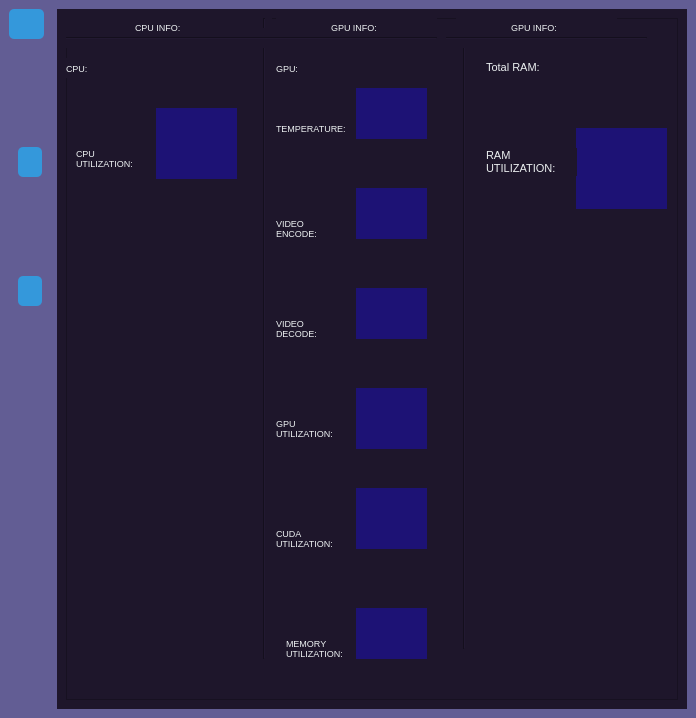
<?xml version='1.0' encoding='utf-8'?>
<ui version="4.0">
 <class>MainWindow</class>
 <widget class="QMainWindow" name="MainWindow">
  <property name="geometry">
   <rect>
    <x>0</x>
    <y>0</y>
    <width>696</width>
    <height>718</height>
   </rect>
  </property>
  <property name="windowTitle">
   <string>MainWindow</string>
  </property>
  <property name="styleSheet">
   <string notr="true">

/* Central Widget */
QWidget#centralwidget {
    background-color: #625d94;
}

/* Labels */
QLabel {
    color: #ECF0F1;
}

/* Progress Bars */
QProgressBar {
    background-color: #34495E;
    color: #ECF0F1;
    border: none;
    border-radius: 5px;
    text-align: center;
}

QProgressBar::chunk {
    background-color: #3498DB;
    border-radius: 5px;
}

/* Buttons */
QPushButton {
    background-color: #3498DB;
    color: #ECF0F1;
    border: none;
    border-radius: 5px;
    padding: 8px 16px;
}

QPushButton:hover {
    background-color: #2980B9;
}

QPushButton:pressed {
    background-color: #1B4F72;
}

/* Group Boxes */
QGroupBox {
    background-color: #34495E;
    border: none;
    border-radius: 5px;
    padding: 10px;
}

QGroupBox::title {
    subcontrol-origin: margin;
    subcontrol-position: top center;
    padding: 0 3px;
    color: #ECF0F1;
}

/* Round Progress Bar */
RoundProgressBar {
    background-color: #34495E;
    color: #ECF0F1;
    border-radius: 50%;
}

RoundProgressBar[barStyle="2"] {
    background-color: transparent;
}

RoundProgressBar[barStyle="2"]::chunk {
    border-radius: 50%;
    background-color: #3498DB;
}</string>
  </property>
  <widget class="QWidget" name="centralwidget">
   <layout class="QGridLayout" name="gridLayout">
    <item row="1" column="1" rowspan="2">
     <widget class="QCustomQStackedWidget" name="myStackedWidget">
      <property name="sizePolicy">
       <sizepolicy hsizetype="Minimum" vsizetype="Minimum">
        <horstretch>0</horstretch>
        <verstretch>0</verstretch>
       </sizepolicy>
      </property>
      <property name="styleSheet">
       <string notr="true">
QWidget {
    background-color: #1e162b;
}
</string>
      </property>
      <widget class="QWidget" name="page">
       <layout class="QGridLayout" name="gridLayout_3">
        <item row="0" column="0">
         <widget class="QFrame" name="frame">
          <property name="styleSheet">
           <string notr="true">/* Central Widget */
QWidget {
    background-color: #1e162b;
}
</string>
          </property>
          <property name="frameShape">
           <enum>QFrame::StyledPanel</enum>
          </property>
          <property name="frameShadow">
           <enum>QFrame::Raised</enum>
          </property>
          <widget class="QLabel" name="label_CPU">
           <property name="geometry">
            <rect>
             <x>0</x>
             <y>40</y>
             <width>191</width>
             <height>20</height>
            </rect>
           </property>
           <property name="minimumSize">
            <size>
             <width>0</width>
             <height>19</height>
            </size>
           </property>
           <property name="maximumSize">
            <size>
             <width>16777215</width>
             <height>20</height>
            </size>
           </property>
           <property name="font">
            <font>
             <pointsize>7</pointsize>
            </font>
           </property>
           <property name="text">
            <string>CPU:</string>
           </property>
           <property name="margin">
            <number>0</number>
           </property>
           <property name="indent">
            <number>0</number>
           </property>
          </widget>
          <widget class="roundProgressBar" name="widget_cpu" native="true">
           <property name="geometry">
            <rect>
             <x>90</x>
             <y>90</y>
             <width>81</width>
             <height>71</height>
            </rect>
           </property>
           <property name="maximumSize">
            <size>
             <width>200</width>
             <height>200</height>
            </size>
           </property>
           <property name="styleSheet">
            <string notr="true">/* Central Widget */
QWidget {
    background-color: #1d1275;
}
</string>
           </property>
          </widget>
          <widget class="roundProgressBar" name="widget_ram" native="true">
           <property name="geometry">
            <rect>
             <x>510</x>
             <y>110</y>
             <width>91</width>
             <height>81</height>
            </rect>
           </property>
           <property name="maximumSize">
            <size>
             <width>118</width>
             <height>100</height>
            </size>
           </property>
           <property name="styleSheet">
            <string notr="true">/* Central Widget */
QWidget {
    background-color: #1d1275;
}
</string>
           </property>
          </widget>
          <widget class="QLabel" name="label_RAM">
           <property name="geometry">
            <rect>
             <x>420</x>
             <y>40</y>
             <width>91</width>
             <height>19</height>
            </rect>
           </property>
           <property name="sizePolicy">
            <sizepolicy hsizetype="Minimum" vsizetype="Minimum">
             <horstretch>0</horstretch>
             <verstretch>0</verstretch>
            </sizepolicy>
           </property>
           <property name="minimumSize">
            <size>
             <width>0</width>
             <height>19</height>
            </size>
           </property>
           <property name="maximumSize">
            <size>
             <width>16777215</width>
             <height>18</height>
            </size>
           </property>
           <property name="font">
            <font>
             <pointsize>8</pointsize>
            </font>
           </property>
           <property name="text">
            <string>Total RAM:</string>
           </property>
           <property name="margin">
            <number>0</number>
           </property>
           <property name="indent">
            <number>0</number>
           </property>
          </widget>
          <widget class="Line" name="line">
           <property name="geometry">
            <rect>
             <x>190</x>
             <y>0</y>
             <width>16</width>
             <height>641</height>
            </rect>
           </property>
           <property name="orientation">
            <enum>Qt::Vertical</enum>
           </property>
          </widget>
          <widget class="Line" name="line_2">
           <property name="geometry">
            <rect>
             <x>390</x>
             <y>0</y>
             <width>16</width>
             <height>631</height>
            </rect>
           </property>
           <property name="orientation">
            <enum>Qt::Vertical</enum>
           </property>
          </widget>
          <widget class="QLabel" name="label_GPU">
           <property name="geometry">
            <rect>
             <x>210</x>
             <y>40</y>
             <width>161</width>
             <height>20</height>
            </rect>
           </property>
           <property name="sizePolicy">
            <sizepolicy hsizetype="Minimum" vsizetype="Minimum">
             <horstretch>0</horstretch>
             <verstretch>0</verstretch>
            </sizepolicy>
           </property>
           <property name="minimumSize">
            <size>
             <width>0</width>
             <height>19</height>
            </size>
           </property>
           <property name="maximumSize">
            <size>
             <width>16777215</width>
             <height>20</height>
            </size>
           </property>
           <property name="font">
            <font>
             <pointsize>7</pointsize>
            </font>
           </property>
           <property name="text">
            <string>GPU:</string>
           </property>
           <property name="margin">
            <number>0</number>
           </property>
           <property name="indent">
            <number>0</number>
           </property>
          </widget>
          <widget class="roundProgressBar" name="widget_gpu" native="true">
           <property name="geometry">
            <rect>
             <x>290</x>
             <y>370</y>
             <width>71</width>
             <height>61</height>
            </rect>
           </property>
           <property name="maximumSize">
            <size>
             <width>200</width>
             <height>200</height>
            </size>
           </property>
           <property name="styleSheet">
            <string notr="true">/* Central Widget */
QWidget {
    background-color: #1d1275;
}
</string>
           </property>
          </widget>
          <widget class="QLabel" name="label_CPU_2">
           <property name="geometry">
            <rect>
             <x>0</x>
             <y>0</y>
             <width>191</width>
             <height>19</height>
            </rect>
           </property>
           <property name="minimumSize">
            <size>
             <width>0</width>
             <height>19</height>
            </size>
           </property>
           <property name="maximumSize">
            <size>
             <width>16777215</width>
             <height>20</height>
            </size>
           </property>
           <property name="font">
            <font>
             <pointsize>7</pointsize>
            </font>
           </property>
           <property name="text">
            <string>CPU INFO:</string>
           </property>
           <property name="margin">
            <number>0</number>
           </property>
           <property name="indent">
            <number>69</number>
           </property>
          </widget>
          <widget class="QLabel" name="label_CPU_4">
           <property name="geometry">
            <rect>
             <x>210</x>
             <y>0</y>
             <width>161</width>
             <height>19</height>
            </rect>
           </property>
           <property name="sizePolicy">
            <sizepolicy hsizetype="Minimum" vsizetype="Minimum">
             <horstretch>0</horstretch>
             <verstretch>0</verstretch>
            </sizepolicy>
           </property>
           <property name="minimumSize">
            <size>
             <width>0</width>
             <height>19</height>
            </size>
           </property>
           <property name="maximumSize">
            <size>
             <width>16777215</width>
             <height>20</height>
            </size>
           </property>
           <property name="font">
            <font>
             <pointsize>7</pointsize>
            </font>
           </property>
           <property name="text">
            <string>GPU INFO:</string>
           </property>
           <property name="margin">
            <number>0</number>
           </property>
           <property name="indent">
            <number>55</number>
           </property>
          </widget>
          <widget class="QLabel" name="label_GPU_2">
           <property name="geometry">
            <rect>
             <x>210</x>
             <y>400</y>
             <width>71</width>
             <height>20</height>
            </rect>
           </property>
           <property name="sizePolicy">
            <sizepolicy hsizetype="Minimum" vsizetype="Minimum">
             <horstretch>0</horstretch>
             <verstretch>0</verstretch>
            </sizepolicy>
           </property>
           <property name="minimumSize">
            <size>
             <width>0</width>
             <height>19</height>
            </size>
           </property>
           <property name="maximumSize">
            <size>
             <width>16777215</width>
             <height>20</height>
            </size>
           </property>
           <property name="font">
            <font>
             <pointsize>7</pointsize>
            </font>
           </property>
           <property name="text">
            <string>GPU UTILIZATION:</string>
           </property>
           <property name="scaledContents">
            <bool>true</bool>
           </property>
           <property name="wordWrap">
            <bool>true</bool>
           </property>
           <property name="margin">
            <number>0</number>
           </property>
           <property name="indent">
            <number>0</number>
           </property>
          </widget>
          <widget class="QLabel" name="label_GPU_3">
           <property name="geometry">
            <rect>
             <x>210</x>
             <y>510</y>
             <width>72</width>
             <height>20</height>
            </rect>
           </property>
           <property name="sizePolicy">
            <sizepolicy hsizetype="Minimum" vsizetype="Minimum">
             <horstretch>0</horstretch>
             <verstretch>0</verstretch>
            </sizepolicy>
           </property>
           <property name="minimumSize">
            <size>
             <width>0</width>
             <height>19</height>
            </size>
           </property>
           <property name="maximumSize">
            <size>
             <width>16777215</width>
             <height>20</height>
            </size>
           </property>
           <property name="font">
            <font>
             <pointsize>7</pointsize>
            </font>
           </property>
           <property name="text">
            <string>CUDA UTILIZATION:</string>
           </property>
           <property name="wordWrap">
            <bool>true</bool>
           </property>
           <property name="margin">
            <number>0</number>
           </property>
          </widget>
          <widget class="roundProgressBar" name="widget_cuda" native="true">
           <property name="geometry">
            <rect>
             <x>290</x>
             <y>470</y>
             <width>71</width>
             <height>61</height>
            </rect>
           </property>
           <property name="maximumSize">
            <size>
             <width>200</width>
             <height>200</height>
            </size>
           </property>
           <property name="styleSheet">
            <string notr="true">/* Central Widget */
QWidget {
    background-color: #1d1275;
}
</string>
           </property>
          </widget>
          <widget class="QLabel" name="label_GPU_encode">
           <property name="geometry">
            <rect>
             <x>210</x>
             <y>300</y>
             <width>61</width>
             <height>20</height>
            </rect>
           </property>
           <property name="sizePolicy">
            <sizepolicy hsizetype="Minimum" vsizetype="Minimum">
             <horstretch>0</horstretch>
             <verstretch>0</verstretch>
            </sizepolicy>
           </property>
           <property name="minimumSize">
            <size>
             <width>0</width>
             <height>19</height>
            </size>
           </property>
           <property name="maximumSize">
            <size>
             <width>16777215</width>
             <height>20</height>
            </size>
           </property>
           <property name="font">
            <font>
             <pointsize>7</pointsize>
            </font>
           </property>
           <property name="text">
            <string>VIDEO DECODE:</string>
           </property>
           <property name="wordWrap">
            <bool>true</bool>
           </property>
           <property name="margin">
            <number>0</number>
           </property>
           <property name="indent">
            <number>0</number>
           </property>
          </widget>
          <widget class="Line" name="line_8">
           <property name="geometry">
            <rect>
             <x>-10</x>
             <y>10</y>
             <width>381</width>
             <height>20</height>
            </rect>
           </property>
           <property name="orientation">
            <enum>Qt::Horizontal</enum>
           </property>
          </widget>
          <widget class="QLabel" name="label_GPU_8">
           <property name="geometry">
            <rect>
             <x>220</x>
             <y>620</y>
             <width>72</width>
             <height>20</height>
            </rect>
           </property>
           <property name="sizePolicy">
            <sizepolicy hsizetype="Minimum" vsizetype="Minimum">
             <horstretch>0</horstretch>
             <verstretch>0</verstretch>
            </sizepolicy>
           </property>
           <property name="minimumSize">
            <size>
             <width>0</width>
             <height>19</height>
            </size>
           </property>
           <property name="maximumSize">
            <size>
             <width>16777215</width>
             <height>20</height>
            </size>
           </property>
           <property name="font">
            <font>
             <pointsize>7</pointsize>
            </font>
           </property>
           <property name="text">
            <string>MEMORY UTILIZATION:</string>
           </property>
           <property name="wordWrap">
            <bool>true</bool>
           </property>
           <property name="margin">
            <number>0</number>
           </property>
          </widget>
          <widget class="roundProgressBar" name="widget_Memory" native="true">
           <property name="geometry">
            <rect>
             <x>290</x>
             <y>590</y>
             <width>71</width>
             <height>51</height>
            </rect>
           </property>
           <property name="maximumSize">
            <size>
             <width>200</width>
             <height>200</height>
            </size>
           </property>
           <property name="styleSheet">
            <string notr="true">/* Central Widget */
QWidget {
    background-color: #1d1275;
}
</string>
           </property>
          </widget>
          <widget class="roundProgressBar" name="widget_GPU_DECODE" native="true">
           <property name="geometry">
            <rect>
             <x>290</x>
             <y>270</y>
             <width>71</width>
             <height>51</height>
            </rect>
           </property>
           <property name="maximumSize">
            <size>
             <width>200</width>
             <height>200</height>
            </size>
           </property>
           <property name="styleSheet">
            <string notr="true">/* Central Widget */
QWidget {
    background-color: #1d1275;
}
</string>
           </property>
          </widget>
          <widget class="QLabel" name="label_GPU_encode_2">
           <property name="geometry">
            <rect>
             <x>210</x>
             <y>100</y>
             <width>81</width>
             <height>20</height>
            </rect>
           </property>
           <property name="sizePolicy">
            <sizepolicy hsizetype="Minimum" vsizetype="Minimum">
             <horstretch>0</horstretch>
             <verstretch>0</verstretch>
            </sizepolicy>
           </property>
           <property name="minimumSize">
            <size>
             <width>0</width>
             <height>19</height>
            </size>
           </property>
           <property name="maximumSize">
            <size>
             <width>16777215</width>
             <height>20</height>
            </size>
           </property>
           <property name="font">
            <font>
             <pointsize>7</pointsize>
            </font>
           </property>
           <property name="text">
            <string>TEMPERATURE:</string>
           </property>
           <property name="wordWrap">
            <bool>true</bool>
           </property>
           <property name="margin">
            <number>0</number>
           </property>
           <property name="indent">
            <number>0</number>
           </property>
          </widget>
          <widget class="roundProgressBar" name="widget_gpu_temperature" native="true">
           <property name="geometry">
            <rect>
             <x>290</x>
             <y>70</y>
             <width>71</width>
             <height>51</height>
            </rect>
           </property>
           <property name="maximumSize">
            <size>
             <width>200</width>
             <height>200</height>
            </size>
           </property>
           <property name="styleSheet">
            <string notr="true">/* Central Widget */
QWidget {
    background-color: #1d1275;
}
</string>
           </property>
          </widget>
          <widget class="QLabel" name="label_GPU_encode_3">
           <property name="geometry">
            <rect>
             <x>210</x>
             <y>200</y>
             <width>61</width>
             <height>20</height>
            </rect>
           </property>
           <property name="sizePolicy">
            <sizepolicy hsizetype="Minimum" vsizetype="Minimum">
             <horstretch>0</horstretch>
             <verstretch>0</verstretch>
            </sizepolicy>
           </property>
           <property name="minimumSize">
            <size>
             <width>0</width>
             <height>19</height>
            </size>
           </property>
           <property name="maximumSize">
            <size>
             <width>16777215</width>
             <height>20</height>
            </size>
           </property>
           <property name="font">
            <font>
             <pointsize>7</pointsize>
            </font>
           </property>
           <property name="text">
            <string>VIDEO ENCODE:</string>
           </property>
           <property name="wordWrap">
            <bool>true</bool>
           </property>
           <property name="margin">
            <number>0</number>
           </property>
           <property name="indent">
            <number>0</number>
           </property>
          </widget>
          <widget class="roundProgressBar" name="widget_GPU_encode" native="true">
           <property name="geometry">
            <rect>
             <x>290</x>
             <y>170</y>
             <width>71</width>
             <height>51</height>
            </rect>
           </property>
           <property name="maximumSize">
            <size>
             <width>200</width>
             <height>200</height>
            </size>
           </property>
           <property name="styleSheet">
            <string notr="true">/* Central Widget */
QWidget {
    background-color: #1d1275;
}
</string>
           </property>
          </widget>
          <widget class="QLabel" name="label_CPU_5">
           <property name="geometry">
            <rect>
             <x>390</x>
             <y>0</y>
             <width>161</width>
             <height>19</height>
            </rect>
           </property>
           <property name="sizePolicy">
            <sizepolicy hsizetype="Minimum" vsizetype="Minimum">
             <horstretch>0</horstretch>
             <verstretch>0</verstretch>
            </sizepolicy>
           </property>
           <property name="minimumSize">
            <size>
             <width>0</width>
             <height>19</height>
            </size>
           </property>
           <property name="maximumSize">
            <size>
             <width>16777215</width>
             <height>20</height>
            </size>
           </property>
           <property name="font">
            <font>
             <pointsize>7</pointsize>
            </font>
           </property>
           <property name="text">
            <string>GPU INFO:</string>
           </property>
           <property name="margin">
            <number>0</number>
           </property>
           <property name="indent">
            <number>55</number>
           </property>
          </widget>
          <widget class="Line" name="line_9">
           <property name="geometry">
            <rect>
             <x>380</x>
             <y>10</y>
             <width>201</width>
             <height>20</height>
            </rect>
           </property>
           <property name="orientation">
            <enum>Qt::Horizontal</enum>
           </property>
          </widget>
          <widget class="QLabel" name="label_CPU_6">
           <property name="geometry">
            <rect>
             <x>10</x>
             <y>130</y>
             <width>71</width>
             <height>20</height>
            </rect>
           </property>
           <property name="sizePolicy">
            <sizepolicy hsizetype="Minimum" vsizetype="Preferred">
             <horstretch>0</horstretch>
             <verstretch>0</verstretch>
            </sizepolicy>
           </property>
           <property name="minimumSize">
            <size>
             <width>0</width>
             <height>19</height>
            </size>
           </property>
           <property name="maximumSize">
            <size>
             <width>16777215</width>
             <height>20</height>
            </size>
           </property>
           <property name="font">
            <font>
             <pointsize>7</pointsize>
            </font>
           </property>
           <property name="text">
            <string>CPU UTILIZATION:</string>
           </property>
           <property name="wordWrap">
            <bool>true</bool>
           </property>
           <property name="margin">
            <number>0</number>
           </property>
           <property name="indent">
            <number>0</number>
           </property>
          </widget>
          <widget class="QLabel" name="label_RAM_2">
           <property name="geometry">
            <rect>
             <x>420</x>
             <y>130</y>
             <width>91</width>
             <height>28</height>
            </rect>
           </property>
           <property name="sizePolicy">
            <sizepolicy hsizetype="Minimum" vsizetype="Minimum">
             <horstretch>0</horstretch>
             <verstretch>0</verstretch>
            </sizepolicy>
           </property>
           <property name="minimumSize">
            <size>
             <width>0</width>
             <height>28</height>
            </size>
           </property>
           <property name="maximumSize">
            <size>
             <width>16777215</width>
             <height>27</height>
            </size>
           </property>
           <property name="font">
            <font>
             <pointsize>8</pointsize>
            </font>
           </property>
           <property name="text">
            <string>RAM UTILIZATION:</string>
           </property>
           <property name="wordWrap">
            <bool>true</bool>
           </property>
           <property name="margin">
            <number>0</number>
           </property>
           <property name="indent">
            <number>0</number>
           </property>
          </widget>
          <zorder>label_CPU</zorder>
          <zorder>widget_cpu</zorder>
          <zorder>widget_ram</zorder>
          <zorder>label_RAM</zorder>
          <zorder>line</zorder>
          <zorder>line_2</zorder>
          <zorder>label_GPU</zorder>
          <zorder>widget_gpu</zorder>
          <zorder>label_GPU_2</zorder>
          <zorder>label_GPU_3</zorder>
          <zorder>widget_cuda</zorder>
          <zorder>label_GPU_encode</zorder>
          <zorder>label_GPU_8</zorder>
          <zorder>widget_Memory</zorder>
          <zorder>widget_GPU_DECODE</zorder>
          <zorder>label_GPU_encode_2</zorder>
          <zorder>widget_gpu_temperature</zorder>
          <zorder>label_GPU_encode_3</zorder>
          <zorder>widget_GPU_encode</zorder>
          <zorder>line_9</zorder>
          <zorder>label_CPU_5</zorder>
          <zorder>line_8</zorder>
          <zorder>label_CPU_2</zorder>
          <zorder>label_CPU_6</zorder>
          <zorder>label_RAM_2</zorder>
          <zorder>label_CPU_4</zorder>
         </widget>
        </item>
       </layout>
      </widget>
      <widget class="QWidget" name="page_2" />
     </widget>
    </item>
    <item row="2" column="0">
     <widget class="QCustomSlideMenu" name="menu_widget" native="true">
      <property name="sizePolicy">
       <sizepolicy hsizetype="Minimum" vsizetype="Minimum">
        <horstretch>0</horstretch>
        <verstretch>0</verstretch>
       </sizepolicy>
      </property>
      <property name="minimumSize">
       <size>
        <width>42</width>
        <height>0</height>
       </size>
      </property>
      <property name="maximumSize">
       <size>
        <width>42</width>
        <height>16777215</height>
       </size>
      </property>
      <layout class="QVBoxLayout" name="verticalLayout">
       <item>
        <widget class="QPushButton" name="page1ss">
         <property name="sizePolicy">
          <sizepolicy hsizetype="Minimum" vsizetype="Maximum">
           <horstretch>0</horstretch>
           <verstretch>0</verstretch>
          </sizepolicy>
         </property>
         <property name="text">
          <string />
         </property>
         <property name="icon">
          <iconset resource="../Qss/icons/_icons.qrc">
           <normaloff>:/feather/icons/feather/monitor.png</normaloff>:/feather/icons/feather/monitor.png</iconset>
         </property>
        </widget>
       </item>
       <item>
        <widget class="QPushButton" name="page2ssss">
         <property name="sizePolicy">
          <sizepolicy hsizetype="Minimum" vsizetype="Maximum">
           <horstretch>0</horstretch>
           <verstretch>0</verstretch>
          </sizepolicy>
         </property>
         <property name="text">
          <string />
         </property>
         <property name="icon">
          <iconset resource="../Qss/icons/_icons.qrc">
           <normaloff>:/material_design/icons/material_design/network_check.png</normaloff>:/material_design/icons/material_design/network_check.png</iconset>
         </property>
        </widget>
       </item>
       <item>
        <spacer name="verticalSpacer">
         <property name="orientation">
          <enum>Qt::Vertical</enum>
         </property>
         <property name="sizeType">
          <enum>QSizePolicy::Maximum</enum>
         </property>
         <property name="sizeHint" stdset="0">
          <size>
           <width>20</width>
           <height>300</height>
          </size>
         </property>
        </spacer>
       </item>
      </layout>
     </widget>
    </item>
    <item row="1" column="0">
     <widget class="QPushButton" name="open_close_side_bar_btn">
      <property name="sizePolicy">
       <sizepolicy hsizetype="Minimum" vsizetype="Fixed">
        <horstretch>0</horstretch>
        <verstretch>0</verstretch>
       </sizepolicy>
      </property>
      <property name="minimumSize">
       <size>
        <width>35</width>
        <height>0</height>
       </size>
      </property>
      <property name="maximumSize">
       <size>
        <width>35</width>
        <height>16777215</height>
       </size>
      </property>
      <property name="text">
       <string />
      </property>
     </widget>
    </item>
   </layout>
  </widget>
 </widget>
 <customwidgets>
  <customwidget>
   <class>roundProgressBar</class>
   <extends>QWidget</extends>
   <header location="global">PySide2extn.RoundProgressBar.h</header>
   <container>1</container>
  </customwidget>
  <customwidget>
   <class>QCustomSlideMenu</class>
   <extends>QWidget</extends>
   <header location="global">Custom_Widgets.QCustomSlideMenu.h</header>
   <container>1</container>
  </customwidget>
  <customwidget>
   <class>QCustomQStackedWidget</class>
   <extends>QStackedWidget</extends>
   <header location="global">Custom_Widgets.QCustomQStackedWidget.h</header>
   <container>1</container>
  </customwidget>
 <customwidget><class>QPushButton</class><extends>QPushButton</extends><header location="global">Custom_Widgets.Theme.h</header><container>1</container></customwidget><customwidget><class>QLabel</class><extends>QLabel</extends><header location="global">Custom_Widgets.Theme.h</header><container>1</container></customwidget></customwidgets>
 <connections />
</ui>
